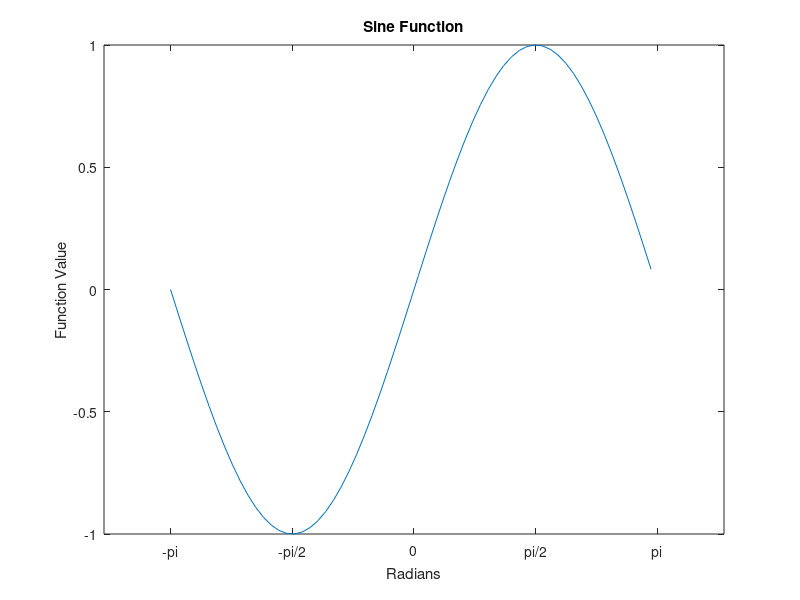

The MATLAB script that drew this image:
x = -pi:.1:pi;
y = sin(x);
plot(x,y)
set(gca,'XTick',-pi:pi/2:pi)
set(gca,'XTickLabel',{'-pi','-pi/2','0','pi/2','pi'})
title('Sine Function');
xlabel('Radians');
ylabel('Function Value');
function [m n]= curve(t)                        %this function generates a simulated data based on the selection
switch t                                        %switch Switch among several cases 
    
    case 1                                      %first case generates straight line 
        disp('curve seleted is a straight line')
        m=1:0.5:20;
        n=0.4*m+5;                              %equation of straight line
        y = awgn(n,20,'measured');              % Add white Gaussian noise.

        plot(m,n,m,y)                           %plot straight line
        title('Straight Line')
         xlabel('X');
        ylabel('Y=f(X)');
        legend('Original signal','Signal with AWGN');
   
    case 2                                      %second case generates sinusoidal curve
        disp('curve seleted is a sinusoidal curve')
        m=1:0.5:20;
        n=5*sin(m);                             %equation of sinusoidal function
        y = awgn(n,10,'measured');              % Add white Gaussian noise.

        plot(m,n,m,y)                           %plot sinusoidal
        title('Plot of sin')
       
        xlabel('X');
        ylabel('Y=f(X)');
        legend('Original signal','Signal with AWGN');
    case 3                                      %third case generates spline
        disp('curve seleted is a spline')
        m=1:0.5:20;
        n=sin(m)+0.5*m;                         %equation of spline
        y = awgn(n,20,'measured');              % Add white Gaussian noise.

        plot(m,n,m,y)                           %plot spline
        title('Spline')
        legend('Original signal','Signal with AWGN');
         xlabel('X');
        ylabel('Y=f(X)');
    otherwise
        disp('Curve selection does not exist')   
end
        